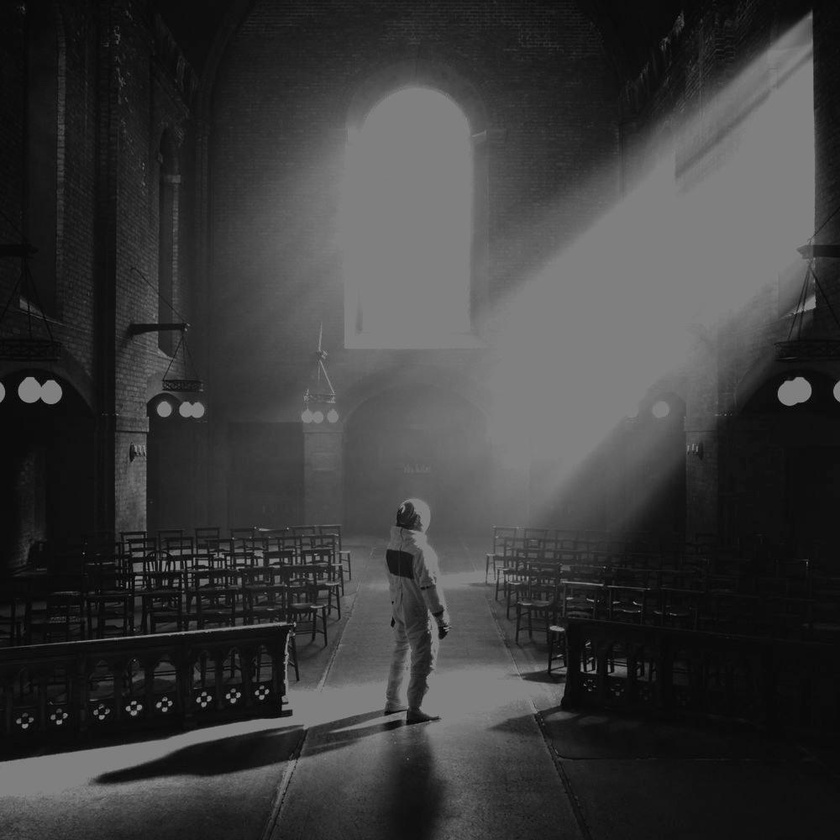
#> input picture Rest/grayscale.JPG, 840 x 840 px, shrunk from 1000 x 1000 before the run
$ python sharpnes.py
#> lines starting #> are read from the running program, lines starting #| are printed output that depends on the picture
#> further down, pic is the input picture: shape (840, 840, 3); min 0, max 150, mean 59.3
### Rest/conv.py
import numpy as np
import cv2
import matplotlib.pyplot as plt


def convolution(image, kernel, average=False):
#> called with kernel = array of shape (3, 3), average = False
    if len(image.shape) == 3:
        image = cv2.cvtColor(image, cv2.COLOR_BGR2GRAY)

    image_row, image_col = image.shape
#> image_row = 840; image_col = 840
    kernel_row, kernel_col = kernel.shape

    output = np.zeros(image.shape)

    pad_height = int((kernel_row - 1) / 2)
    pad_width = int((kernel_col - 1) / 2)

    padded_image = np.zeros((image_row + (2 * pad_height), image_col + (2 * pad_width)))

    padded_image[pad_height:padded_image.shape[0] - pad_height, pad_width:padded_image.shape[1] - pad_width] = image

    for row in range(image_row):
        for col in range(image_col):
            output[row, col] = np.sum(kernel * padded_image[row:row + kernel_row, col:col + kernel_col])
            if average:
                output[row, col] /= np.sum(kernel)
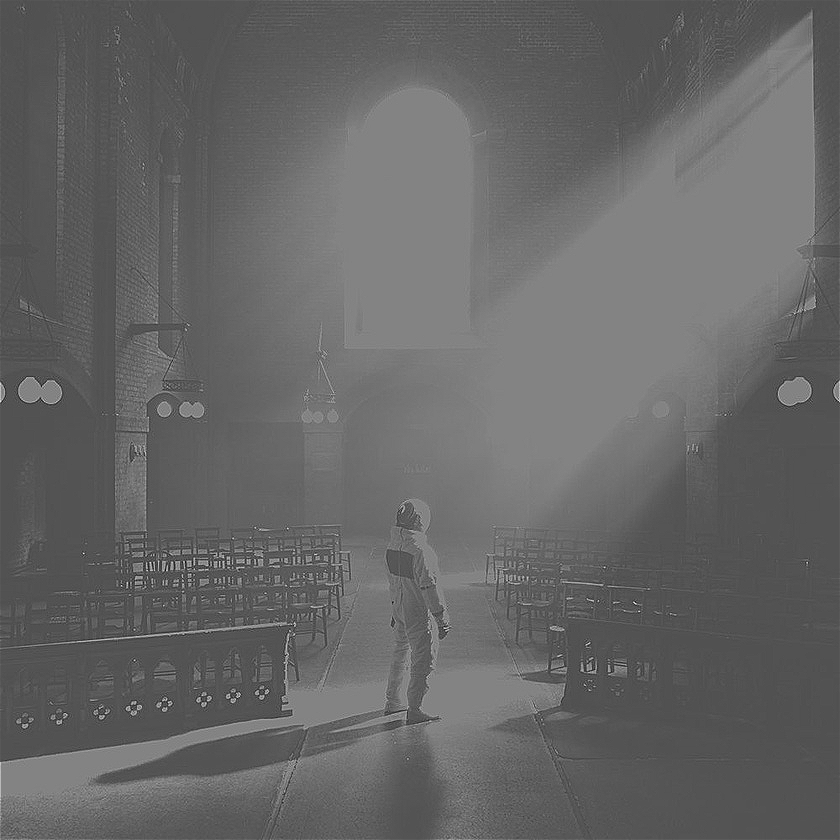
#> output: shape (840, 840) float64; min -180, max 416, mean 59.4; drawn with min black and max white

    return output

### Rest/sharpnes.py
import numpy as np
import cv2
import argparse
import matplotlib.pyplot as plt
from conv import convolution
from gaussian_smoothing import gaussian_blur

pic = cv2.imread("grayscale.JPG")
## lap=[-1 -1 -1; -1 8 -1; -1 -1 -1];

kernel = np.array([[0, -1, 0 ] ,[-1, 5 ,-1 ], [0, -1, 0 ]])
result = convolution(pic , kernel)
cv2.imwrite("sharpness.jpg" , result)
